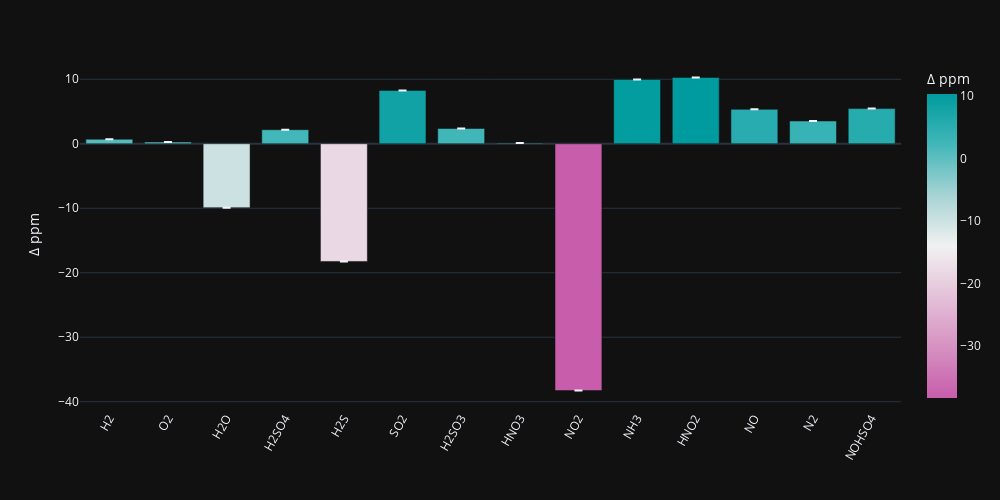

Notebook code cell kept with this figure:
### Code cell
import plotly.express as px

fig = px.bar(
    df_m,
    x="comps",
    y="values",
    error_y="variance",
    error_y_minus="variance_minus",
    labels={"comps": "", "values": "\u0394 ppm"},
    color="values",
    color_continuous_scale="tropic_r",
    hover_data={
        "values": False,
        "comps": False,
        "variance": False,
        "error": (":.2e", df_m["variance"]),
        "specie": df_m["comps"],
        "PPM": (":.1f", df_m["values"]),
    },
    width=1000,height=500
)

fig.update_xaxes(showgrid=False, tickangle=-60, tickmode="linear")

### Figure 1 — Plotly figure (JSON) as saved in the notebook; plotly's stock layout.template omitted (floating-point values rounded to 4 significant figures)
{"data": [{"alignmentgroup": "True", "customdata": [[2.132e-05, 2.132e-05, "H2", 0.7013], [1.208e-05, 1.208e-05, "O2", 0.2588], [0.0001833, 0.0001833, "H2O", -9.905], [4.047e-05, 4.047e-05, "H2SO4", 2.184], [0.0001094, 0.0001094, "H2S", -18.25], [0.0001536, 0.0001536, "SO2", 8.276], [5.151e-05, 5.151e-05, "H2SO3", 2.368], [1.451e-06, 1.451e-06, "HNO3", 0.1172], [0.0003241, 0.0003241, "NO2", -38.28], [0.0001056, 0.0001056, "NH3", 9.981], [0.0002264, 0.0002264, "HNO2", 10.29], [0.0002136, 0.0002136, "NO", 5.337], [5.119e-05, 5.119e-05, "N2", 3.53], [5.976e-05, 5.976e-05, "NOHSO4", 5.456]], "error_y": {"array": [2.132e-05, 1.208e-05, 0.0001833, 4.047e-05, 0.0001094, 0.0001536, 5.151e-05, 1.451e-06, 0.0003241, 0.0001056, 0.0002264, 0.0002136, 5.119e-05, 5.976e-05], "arrayminus": [-2.132e-05, -1.208e-05, -0.0001833, -4.047e-05, -0.0001094, -0.0001536, -5.151e-05, -1.451e-06, -0.0003241, -0.0001056, -0.0002264, -0.0002136, -5.119e-05, -5.976e-05]}, "hovertemplate": "error=%{customdata[1]:.2e}<br>specie=%{customdata[2]}<br>PPM=%{customdata[3]:.1f}<extra></extra>", "legendgroup": "", "marker": {"color": [0.7013, 0.2588, -9.905, 2.184, -18.25, 8.276, 2.368, 0.1172, -38.28, 9.981, 10.29, 5.337, 3.53, 5.456], "coloraxis": "coloraxis", "pattern": {"shape": ""}}, "name": "", "offsetgroup": "", "orientation": "v", "showlegend": false, "textposition": "auto", "x": ["H2", "O2", "H2O", "H2SO4", "H2S", "SO2", "H2SO3", "HNO3", "NO2", "NH3", "HNO2", "NO", "N2", "NOHSO4"], "xaxis": "x", "y": [0.7013, 0.2588, -9.905, 2.184, -18.25, 8.276, 2.368, 0.1172, -38.28, 9.981, 10.29, 5.337, 3.53, 5.456], "yaxis": "y", "type": "bar"}], "layout": {"xaxis": {"anchor": "y", "domain": [0.0, 1.0], "title": {"text": ""}, "showgrid": false, "tickangle": -60, "tickmode": "linear"}, "yaxis": {"anchor": "x", "domain": [0.0, 1.0], "title": {"text": "Δ ppm"}}, "coloraxis": {"colorbar": {"title": {"text": "Δ ppm"}}, "colorscale": [[0.0, "rgb(199, 93, 171)"], [0.1667, "rgb(214, 145, 193)"], [0.3333, "rgb(228, 193, 217)"], [0.5, "rgb(241, 241, 241)"], [0.6667, "rgb(167, 211, 212)"], [0.8333, "rgb(66, 183, 185)"], [1.0, "rgb(0, 155, 158)"]]}, "legend": {"tracegroupgap": 0}, "margin": {"t": 60}, "barmode": "relative", "height": 500, "width": 1000}}
